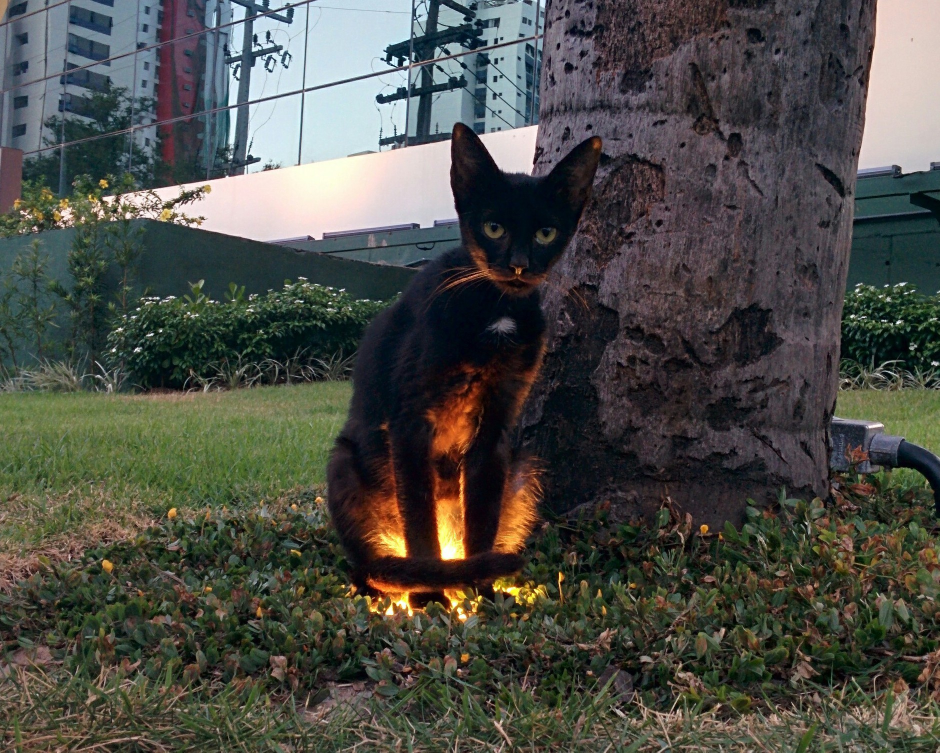
#> input picture lab1/6_26.jpg, 1879 x 1505 px (shown at 1/2 size)
$ jupyter execute --allow-errors cv1.ipynb
#> lines starting #> are read from the running program, lines starting #| are printed output that depends on the picture
[cell 1]
import matplotlib.pyplot as plt
import matplotlib.image as pltimg
im = pltimg.imread('6_26.jpg')
#> im is the input picture: shape (1505, 1879, 3); mean R, G, B 76.2, 76.8, 70.7
fig = plt.figure(figsize=(15,10))
plt.subplot(221)
plt.imshow(im[:,:,0])
plt.subplot(222)
plt.imshow(im[:,:,1])
plt.subplot(223)
plt.imshow(im[:,:,2])
plt.subplot(224)
plt.imshow(im)
plt.show()
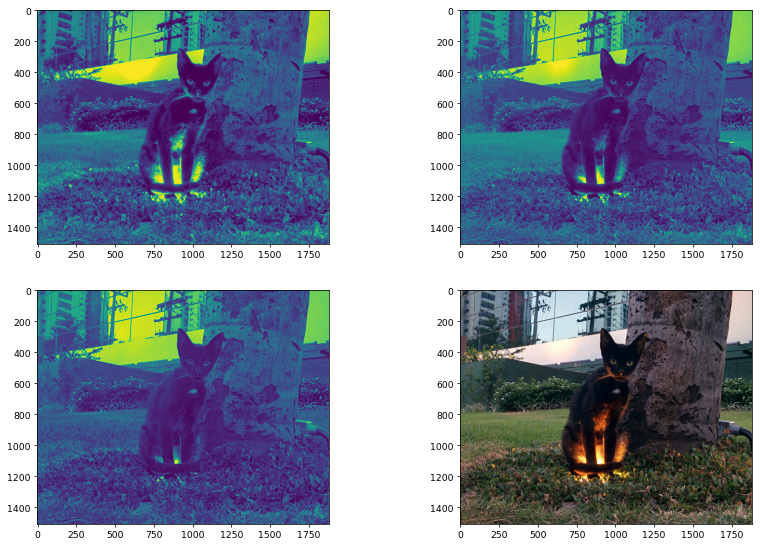
#> figure drawn by matplotlib, 4 panels

[cell 2]
import matplotlib.pyplot as plt
import matplotlib.image as pltimg
im = pltimg.imread('6_26.jpg')
fig = plt.figure()
plt.subplot(121)
plt.plot(im[:,1000,1])
plt.subplot(122)
plt.imshow(im)
plt.show()
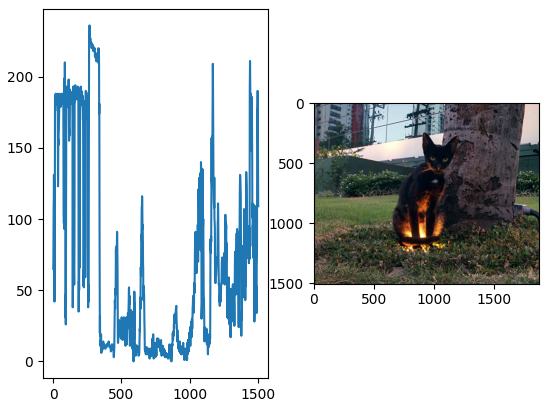
#> figure drawn by matplotlib, 2 panels; panel 1: curve peaks at x = 266, y = 236

[cell 3]
import matplotlib.pyplot as plt
import matplotlib.image as pltimg
im = pltimg.imread('6_26.jpg')
fig = plt.figure(figsize=(15,10))
plt.subplot(221)
head = im[240:570,900:1200,:]
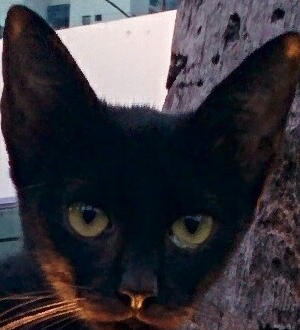
#> head: shape (330, 300, 3); mean R, G, B 56, 53.3, 60.1
building = im[0:200, 0:250, :]
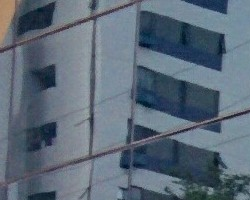
#> building: shape (200, 250, 3); mean R, G, B 91.9, 106.1, 120.2
plt.imshow(im)
plt.subplot(222)
plt.imshow(head)
plt.subplot(223)
plt.imshow(building)
plt.show()
